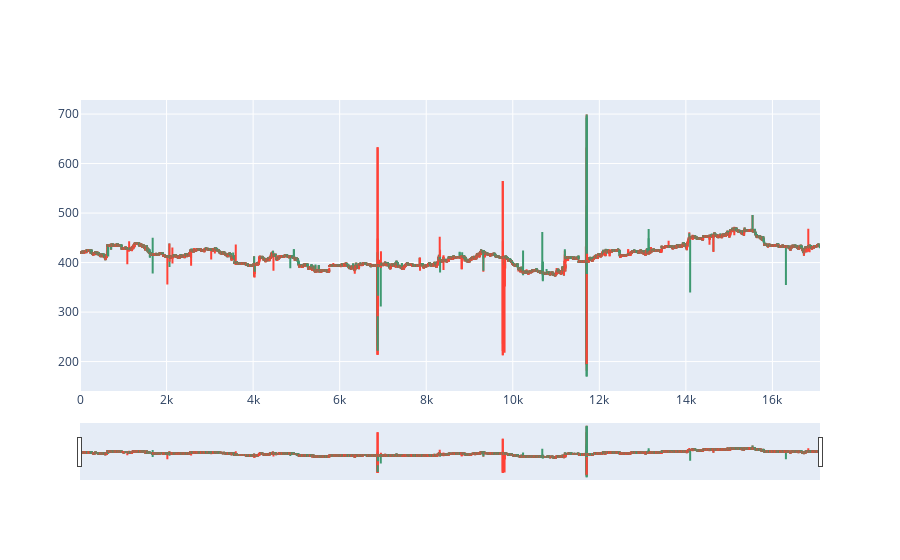

Source (notebook cell):
### Code cell
import pandas as pd
df = pd.read_csv("TSLA_last_30_days.csv")

dfpl = df[:]
print(dfpl.head())
print(len(dfpl))
import plotly.graph_objects as go
from datetime import datetime

fig = go.Figure(data=[go.Candlestick(x=dfpl.index,
                open=dfpl['open'],
                high=dfpl['high'],
                low=dfpl['low'],
                close=dfpl['close'])])

fig.show()

### Figure 1 — Plotly figure (JSON) as saved in the notebook; plotly's stock layout.template omitted (floating-point values rounded to 4 significant figures; data arrays with more than 128 entries replaced by an {"elided": "..."} marker saying what was removed)
{"data": [{"close": {"elided": "17100 float values"}, "high": {"elided": "17100 float values"}, "low": {"elided": "17100 float values"}, "open": {"elided": "17100 float values"}, "type": "candlestick", "x": {"elided": "17100 int values"}}], "layout": {}}
